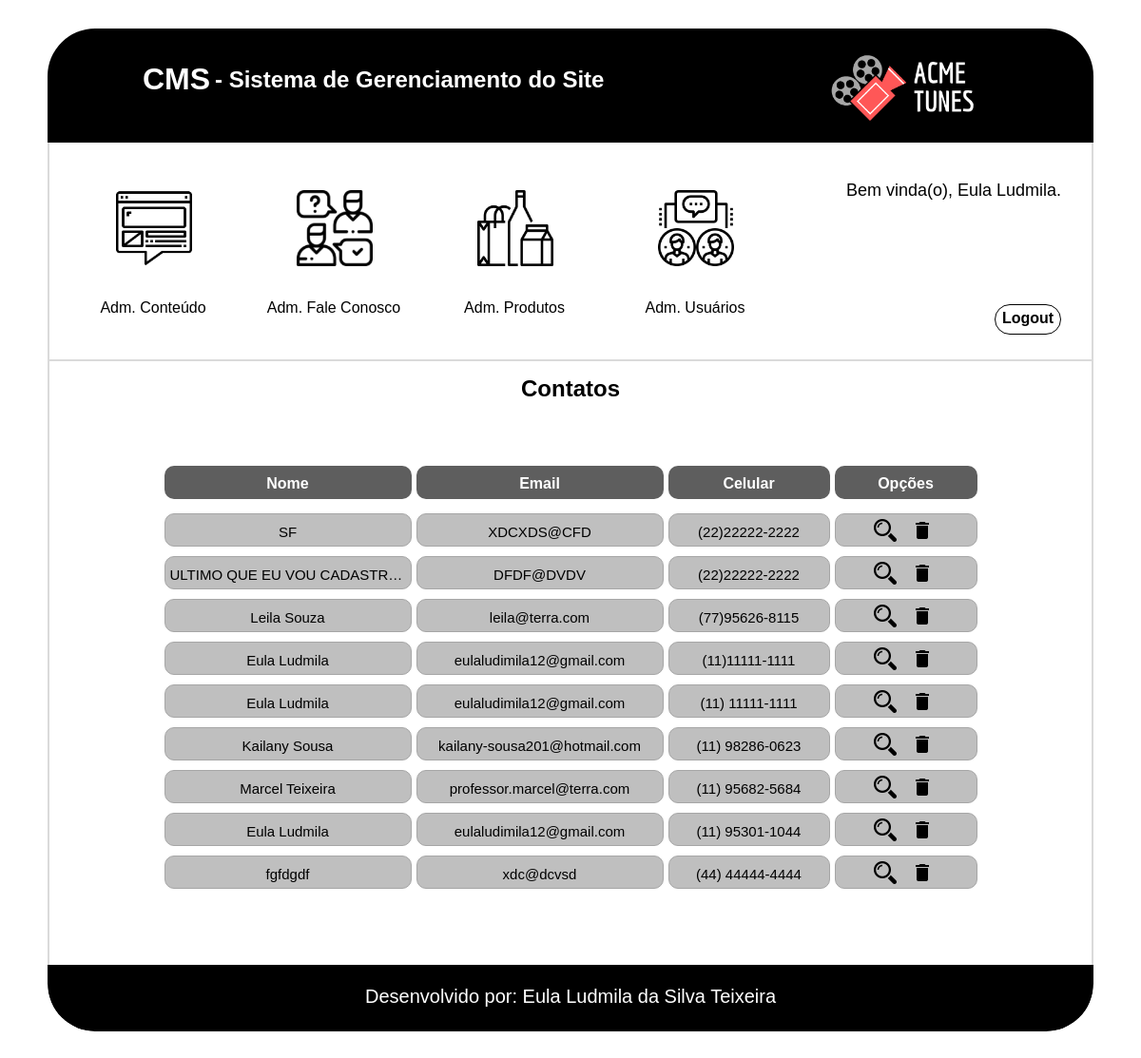
The app's page /cms/adm_fale_conosco.php (signed in) with its own data.
### tables this page shows
CREATE TABLE `tbl_fale_conosco` (
  `codigo` int(11) NOT NULL AUTO_INCREMENT,
  `nome` varchar(100) NOT NULL,
  `email` varchar(100) NOT NULL,
  `telefone` varchar(100) DEFAULT NULL,
  `celular` varchar(100) NOT NULL,
  `sexo` char(1) NOT NULL,
  `profissao` varchar(100) NOT NULL,
  `homePage` text,
  `facebook` text,
  `produto` text,
  `criticaSugestao` text,
  PRIMARY KEY (`codigo`)
);

### cms/adm_fale_conosco.php (the view, shortened to what this page needs)
<?php
    if(!isset($_SESSION['login'])){
      session_destroy();
      header('location:../index.php');
    }else if($_SESSION['nivel'] == 3 || $_SESSION['nivel'] == 4){
      $conexao = conexaoMysql();
?>
<!doctype html>
<html lang="pt-br">
    <head>
        <link href="css/adm_fale_conosco.css" type="text/css" rel="stylesheet">
        <link href="css/modal_fale_conosco.css" type="text/css" rel="stylesheet">
        <link href="css/cabecalho_menu_adm.css" type="text/css" rel="stylesheet">
        <link href="css/rodape.css" type="text/css" rel="stylesheet">
    </head>
    <body>
        <div id="caixa_conteudo">
            <div id="conteudo" class="center">
                <?php include('cabecalho_menu_adm.php')?>
                <div class="itens">
                    <div class="titulo_contatos"><h2>Contatos</h2></div>
                    <div class="tabela center">
                        <div class="linha_titulo">
                            <div class="titulo_form">
                                <h4>Nome</h4>
                            </div>
                            <div class="titulo_form">
                                <h4>Email</h4>
                            </div>
                            <div class="titulo_celular">
                                <h4>Celular</h4>
                            </div>
                            <div class="titulo_opcoes">
                                <h4>Opções</h4>
                            </div>
                        </div>
                        <?php
                            $sql = "SELECT * FROM tbl_fale_conosco ORDER BY codigo DESC";
                            $select=mysqli_query($conexao,$sql);
                            while($rscontatos = mysqli_fetch_array($select)){
                        ?>
                            <div class="informacoes_form">
                                <div class="linha_informacao">
                                    <span><?php echo($rscontatos['nome']);?></span>
                                </div>
                                <div class="linha_informacao">
                                    <span><?php echo($rscontatos['email']);?></span>
                                </div>
                                <div class="linha_celular">
                                    <span><?php echo($rscontatos['celular']);?></span>
                                </div>
                                <div class="linha_botao">
                                    <figure class="visualizar">
                                        <img src="img/ic_search.png" alt="Visualizar" title="Visualizar" class="botao visualizar" onclick="visualizarDados(<?php echo($rscontatos['codigo']);?>)">
                                    </figure>
                                    <a href="adm_fale_conosco.php?modo=excluir&id=<?php echo($rscontatos['codigo']);?>" onclick="return confirm('Deseja excluir esse contato?');">
                                        <figure class="excluir">
                                            <img src="img/ic_delete.png" alt="Excluir" title="Excluir" class="botao">
                                        </figure></a>
                                </div>
                            </div>
                        <?php
                            }
                        ?>
                    </div>
                </div>
                <?php include('rodape.php')?>
            </div>
        </div>
    </body>
</html>
<?php
}else{
      header('location:index.php');
 }
?>

### cms/css/adm_fale_conosco.css (style rules this page uses)
p, h1,h2,h3,h4,li,ul,figure,body { margin: 0; padding: 0; }
.center { margin-left: auto; margin-right: auto; }
body { font-family: Helvetica; box-sizing: border-box; }
a { text-decoration: none; color: #000000; }
#caixa_conteudo { width: 100%; min-height: 500px; height: auto; padding-bottom: 50px; overflow:hidden; }
#conteudo { width: 1100px; min-height: 350px; height: auto; border-radius: 50px; overflow:hidden; padding-top: 30px; box-sizing: border-box; }
.itens { width: 1096px; min-height: 400px; height: auto; border-left: solid 2px #dadada; border-right: solid 2px #dadada; overflow:hidden; padding-bottom: 50px; }
.titulo_contatos { width: inherit; height: 80px; text-align: center; box-sizing: border-box; padding-top: 15px; }
.tabela { width: 855px; min-height: 115px; height: auto; overflow: hidden; box-sizing: border-box; padding-bottom: 20px; }
.linha_titulo { width: inherit; height: 80px; padding-top: 30px; box-sizing: border-box; }
.titulo_form { width: 260px; height: 35px; border-radius: 10px; text-align: center; box-sizing: border-box; padding-top: 10px; float: left; margin-right: 5px; background-color: #5E5E5E; color: #ffffff; }
.titulo_celular { width: 170px; height: 35px; border-radius: 10px; text-align: center; box-sizing: border-box; padding-top: 10px; float: left; margin-right: 5px; background-color: #5E5E5E; color: #ffffff; }
.titulo_opcoes { width: 150px; height: 35px; border-radius: 10px; text-align: center; box-sizing: border-box; padding-top: 10px; float: left; background-color: #5E5E5E; color: #ffffff; }
.informacoes_form { width: inherit; min-height: 35px; height: auto; overflow: hidden; margin-bottom: 10px; }
.linha_informacao { width: 260px; height: 35px; border-radius: 10px; font-size: 15px; white-space: nowrap; overflow: hidden; text-overflow: ellipsis; float: left; padding-top: 10px; text-align: center; box-sizing: border-box; margin-right: 5px; padding-left: 5px; padding-right: 5px; border: solid 1px #a6a6a6; background-color: #BFBFBF }
.linha_celular { width: 170px; height: 35px; border-radius: 10px; font-size: 15px; float: left; padding-top: 10px; text-align: center; box-sizing: border-box; margin-right: 5px; padding-left: 5px; padding-right: 5px; border: solid 1px #a6a6a6; background-color: #BFBFBF }
.linha_botao { width: 150px; height: 35px; border-radius: 10px; float: left; box-sizing: border-box; padding-left: 40px; padding-top: 5px; border: solid 1px #a6a6a6; background-color: #BFBFBF }
.visualizar { width: 24px; height: 24px; margin-right: 15px; float: left }
.excluir { width: 24px; height: 24px; float: left; }

### records on screen
tbl_fale_conosco: nome "SF", email "XDCXDS@CFD", celular "(22)22222-2222"
tbl_fale_conosco: nome "ULTIMO QUE EU VOU CADASTR…", email "DFDF@DVDV", celular "(22)22222-2222"
tbl_fale_conosco: nome "Leila Souza", email "leila@terra.com", celular "(77)95626-8115"
tbl_fale_conosco: nome "Eula Ludmila", email "eulaludimila12@gmail.com", celular "(11)11111-1111"
tbl_fale_conosco: nome "Eula Ludmila", email "eulaludimila12@gmail.com", celular "(11) 11111-1111"
tbl_fale_conosco: nome "Kailany Sousa", email "kailany-sousa201@hotmail.com", celular "(11) 98286-0623"
tbl_fale_conosco: nome "Marcel Teixeira", email "professor.marcel@terra.com", celular "(11) 95682-5684"
tbl_fale_conosco: nome "Eula Ludmila", email "eulaludimila12@gmail.com", celular "(11) 95301-1044"
tbl_fale_conosco: nome "fgfdgdf", email "xdc@dcvsd", celular "(44) 44444-4444"

### other values on screen
$_SESSION['nome'] "Eula Ludmila"
